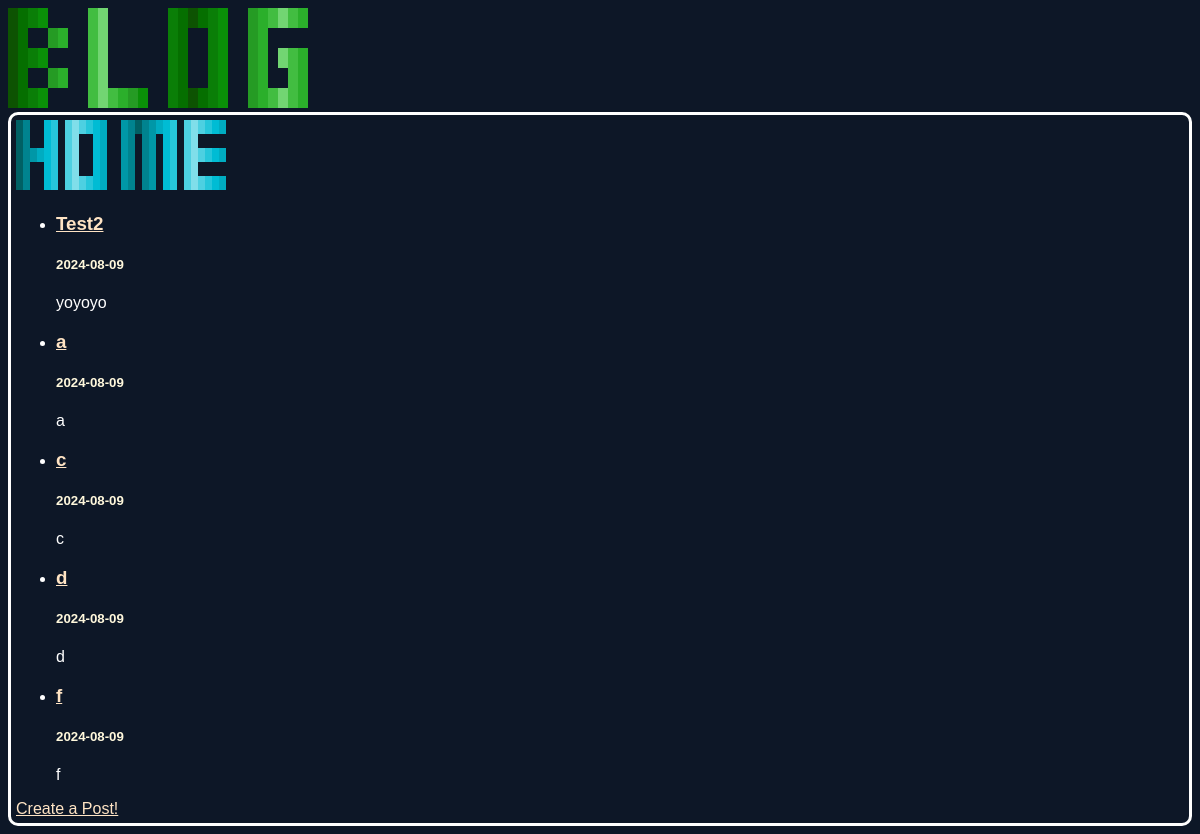
Before: / with the older database file.
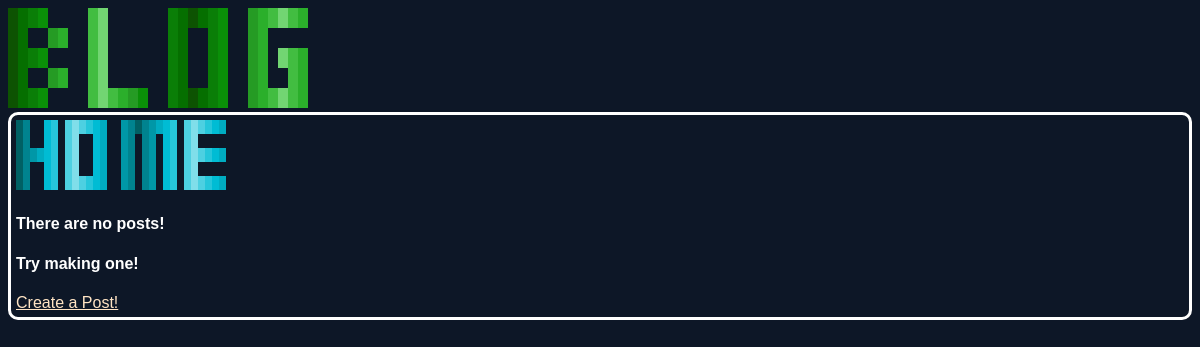
After: the same page with the newer database file.
### app.py (models this page shows, shortened)
class Post(db.Model):
    id = db.Column(db.Integer, primary_key=True)
    title = db.Column(db.String(50), nullable=False)
    body = db.Column(db.String(500))
    date_created = db.Column(db.DateTime, default=datetime.now())

### app.py (the view)
@app.route("/")
def index():
    top_posts = Post.query.order_by(Post.date_created).all()[:5]
    return render_template("home.html", top_posts=top_posts)

### templates/home.html (shortened to what this page needs)
{% extends "global.html" %}
{% block head %}
<link rel="stylesheet" href="{{ url_for('static', filename='css/home.css') }}">
{% endblock %}
{% block body %}
<div class="main">
    <img src="{{ url_for('static', filename='images/blog-home.png')}}">
    {% if top_posts|length < 1 %}
    <h4>There are no posts!</h4>
    <h4>Try making one!</h4>
    {% else %}
    <ul>
        {% for post in top_posts %}
        <li>
            <div>
                <a href="/posts/{{post.id}}"><h3>{{ post.title }}</h3></a>
                <h5 class="date">{{post.date_created.date()}}</h5>
                <div>{{ post.body }}</div>
            </div>
        </li>
        {% endfor %}
    </ul>
    {% endif %}
    <a href="/posts/create/" id="create-post">Create a Post!</a>
</div>
{% endblock %}

### templates/global.html (shortened to what this page needs)
<!DOCTYPE html>
<html lang="en">
<head>
    <link rel="stylesheet" href="{{ url_for('static', filename='css/global.css') }}">
    {% block head %}{% endblock %}
</head>
<body>
    <a href="/"><img src="{{ url_for('static', filename='images/blog.png')}}"></a>
    {% block body %}{% endblock %}
</body>
</html>

### static/css/global.css (style rules this page uses)
body { background-color: rgb(13, 23, 39); color: white; font-family: sans-serif; }
.main { border: 3px white solid; padding: 5px; border-radius: 10px; }
a { color: bisque; }

Changed rows visible on the page:
removed Post: title "Test2", date_created "2024-08-09", body "yoyoyo"
removed Post: title "a", date_created "2024-08-09", body "a"
removed Post: title "c", date_created "2024-08-09", body "c"
removed Post: title "d", date_created "2024-08-09", body "d"
removed Post: title "f", date_created "2024-08-09", body "f"
Other visible differences:
text now shown: "There are no posts! Try making one!"
